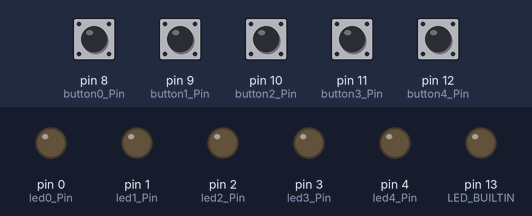
This sketch was run on a simulated Arduino Uno, built with avr-gcc and run on an emulated ATmega328P. On the bench: output pins drawn as LEDs (lit = HIGH). Inputs (shaded band) come from the test bench; at power-on: pin 8 (button0_Pin), pin 9 (button1_Pin), pin 10 (button2_Pin), pin 11 (button3_Pin), pin 12 (button4_Pin) HIGH. Random numbers use the default seed unless the sketch sets one.

Above: at 1.2 s.
1.3 s: pin 8 (button0_Pin) pulled LOW for 0.15 s
At 1.7 s:
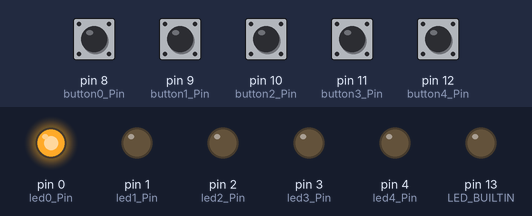
At 2.2 s:
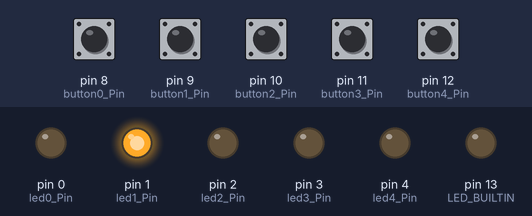
4.4 s: pin 11 (button3_Pin) pulled LOW for 0.15 s
At 6.4 s:
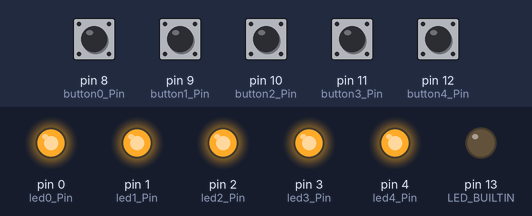
Timing chart, 0 to 13.4 s (numbered marks = the images above; inputs shaded):
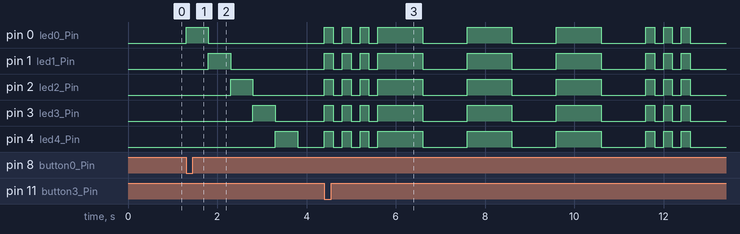

The sketch:

led_control.ino
```cpp
#include <LiquidCrystal_I2C.h>

int led0_Pin = 0;  // 1번째 LED
int led1_Pin = 1;  // 2번째 LED
int led2_Pin = 2;  // 3번째 LED
int led3_Pin = 3;  // 4번째 LED
int led4_Pin = 4;  // 5번째 LED
int button0_Pin = 8;   // 1번째 스위치
int button1_Pin = 9;   // 2번째 스위치
int button2_Pin = 10;  // 3번째 스위치
int button3_Pin = 11;  // 4번째 스위치
int button4_Pin = 12;  // 5번째 스위치
long temp = 0;
void setup()  // 초기화
{
    //randomSeed(analogRead(0));
    pinMode(LED_BUILTIN,OUTPUT);
    pinMode(led0_Pin, OUTPUT);  // 1번째 LED 핀(Pin) 출력 포트 설정
    pinMode(led1_Pin, OUTPUT);  // 2번째 LED 핀(Pin) 출력 포트 설정
    pinMode(led2_Pin, OUTPUT);  // 3번째 LED 핀(Pin) 출력 포트 설정
    pinMode(led3_Pin, OUTPUT);  // 4번째 LED 핀(Pin) 출력 포트 설정
    pinMode(led4_Pin, OUTPUT);  // 5번째 LED 핀(Pin) 출력 포트 설정
    pinMode(button0_Pin, INPUT);  // 1번째 스위치 핀(Pin) 입력 포트 설정
    pinMode(button1_Pin, INPUT);  // 2번째 스위치 핀(Pin) 입력 포트 설정
    pinMode(button2_Pin, INPUT);  // 3번째 스위치 핀(Pin) 입력 포트 설정
    pinMode(button3_Pin, INPUT);  // 4번째 스위치 핀(Pin) 입력 포트 설정
    pinMode(button4_Pin, INPUT);  // 5번째 스위치 핀(Pin) 입력 포트 설정
    digitalWrite(led0_Pin,LOW);
    digitalWrite(led1_Pin,LOW);
    digitalWrite(led2_Pin,LOW);
    digitalWrite(led3_Pin,LOW);
    digitalWrite(led4_Pin,LOW);
    pinMode(LED_BUILTIN, OUTPUT);
}

void func_stair(){
    digitalWrite(led0_Pin,HIGH);
    delay(500);
    digitalWrite(led0_Pin,LOW);

    digitalWrite(led1_Pin,HIGH);
    delay(500);
    digitalWrite(led1_Pin,LOW);

    digitalWrite(led2_Pin,HIGH);
    delay(500);
    digitalWrite(led2_Pin,LOW);

    digitalWrite(led3_Pin,HIGH);
    delay(500);
    digitalWrite(led3_Pin,LOW);

    digitalWrite(led4_Pin,HIGH);
    delay(500);
    digitalWrite(led4_Pin,LOW);
}

void func_stair_back(){
    digitalWrite(led4_Pin,HIGH);
    delay(500);
    digitalWrite(led4_Pin,LOW);

    digitalWrite(led3_Pin,HIGH);
    delay(500);
    digitalWrite(led3_Pin,LOW);

    digitalWrite(led2_Pin,HIGH);
    delay(500);
    digitalWrite(led2_Pin,LOW);

    digitalWrite(led1_Pin,HIGH);
    delay(500);
    digitalWrite(led1_Pin,LOW);

    digitalWrite(led0_Pin,HIGH);
    delay(500);
    digitalWrite(led0_Pin,LOW);
}

void func_stair_go_back(){
    func_stair();
    func_stair_back();
}

void func_sos(){
    for(int i=0;i<3;i++){
        digitalWrite(led0_Pin,HIGH);
        digitalWrite(led1_Pin,HIGH);
        digitalWrite(led2_Pin,HIGH);
        digitalWrite(led3_Pin,HIGH);
        digitalWrite(led4_Pin,HIGH);
        delay(200);
        digitalWrite(led0_Pin,LOW);
        digitalWrite(led1_Pin,LOW);
        digitalWrite(led2_Pin,LOW);
        digitalWrite(led3_Pin,LOW);
        digitalWrite(led4_Pin,LOW);
        delay(200);
    }

    for(int i=0;i<3;i++){
        digitalWrite(led0_Pin,HIGH);
        digitalWrite(led1_Pin,HIGH);
        digitalWrite(led2_Pin,HIGH);
        digitalWrite(led3_Pin,HIGH);
        digitalWrite(led4_Pin,HIGH);
        delay(1000);
        digitalWrite(led0_Pin,LOW);
        digitalWrite(led1_Pin,LOW);
        digitalWrite(led2_Pin,LOW);
        digitalWrite(led3_Pin,LOW);
        digitalWrite(led4_Pin,LOW);
        delay(1000);
    }

    for(int i=0;i<3;i++){
        digitalWrite(led0_Pin,HIGH);
        digitalWrite(led1_Pin,HIGH);
        digitalWrite(led2_Pin,HIGH);
        digitalWrite(led3_Pin,HIGH);
        digitalWrite(led4_Pin,HIGH);
        delay(200);
        digitalWrite(led0_Pin,LOW);
        digitalWrite(led1_Pin,LOW);
        digitalWrite(led2_Pin,LOW);
        digitalWrite(led3_Pin,LOW);
        digitalWrite(led4_Pin,LOW);
        delay(200);
    }
}

void func_game(){
    if(temp == 1){
        digitalWrite(led0_Pin,HIGH);
        delay(1000);
        digitalWrite(led0_Pin,LOW);
    }

    if(temp == 2){
        digitalWrite(led1_Pin,HIGH);
        delay(1000);
        digitalWrite(led1_Pin,LOW);
    }

    if(temp == 3){
        digitalWrite(led2_Pin,HIGH);
        delay(1000);
        digitalWrite(led2_Pin,LOW);
    }

    if(temp == 4){
        digitalWrite(led3_Pin,HIGH);
        delay(1000);
        digitalWrite(led3_Pin,LOW);
    }

    if(temp == 5){
        digitalWrite(led4_Pin,HIGH);
        delay(1000);
        digitalWrite(led4_Pin,LOW);
    }
}

/* 스위치를 누를 시에 LED가 켜지도록 한다 */
void loop()  // 무한 루프
{
    temp = random(1,6);
    if(digitalRead(button0_Pin)==LOW){
        func_stair();
    }

    if(digitalRead(button1_Pin)==LOW){
        func_stair_back();
    }

    if(digitalRead(button2_Pin)==LOW){
        func_stair_go_back();
    }
    if(digitalRead(button3_Pin)==LOW){
        func_sos();
    }

    if(digitalRead(button4_Pin)==LOW){
        func_game();
    }
}            
```

Measured:
- after the input at 1.3 s, pin 0 (led0_Pin): LOW → HIGH at once, → LOW 0.50 s later; pin 1 (led1_Pin): LOW → HIGH after 0.50 s, → LOW 0.50 s later; pin 2 (led2_Pin): LOW → HIGH after 1.0 s, → LOW 0.50 s later; pin 3 (led3_Pin): LOW → HIGH after 1.5 s, → LOW 0.50 s later; pin 4 (led4_Pin): LOW → HIGH after 2.0 s, → LOW 0.50 s later
- after the input at 4.4 s, pin 0 (led0_Pin), pin 1 (led1_Pin), pin 2 (led2_Pin), pin 3 (led3_Pin), pin 4 (led4_Pin): LOW → HIGH at once, → LOW 0.20 s later, → HIGH 0.20 s later, → LOW 0.20 s later, … (18 changes in this stretch)
